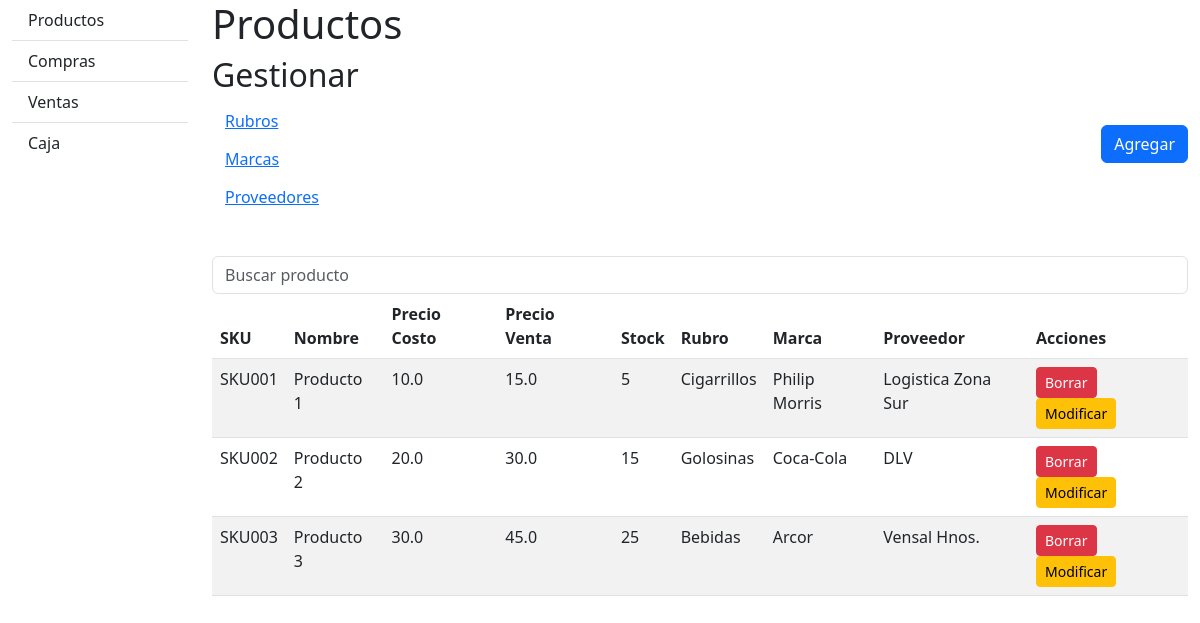
The app's page /productos, older data.
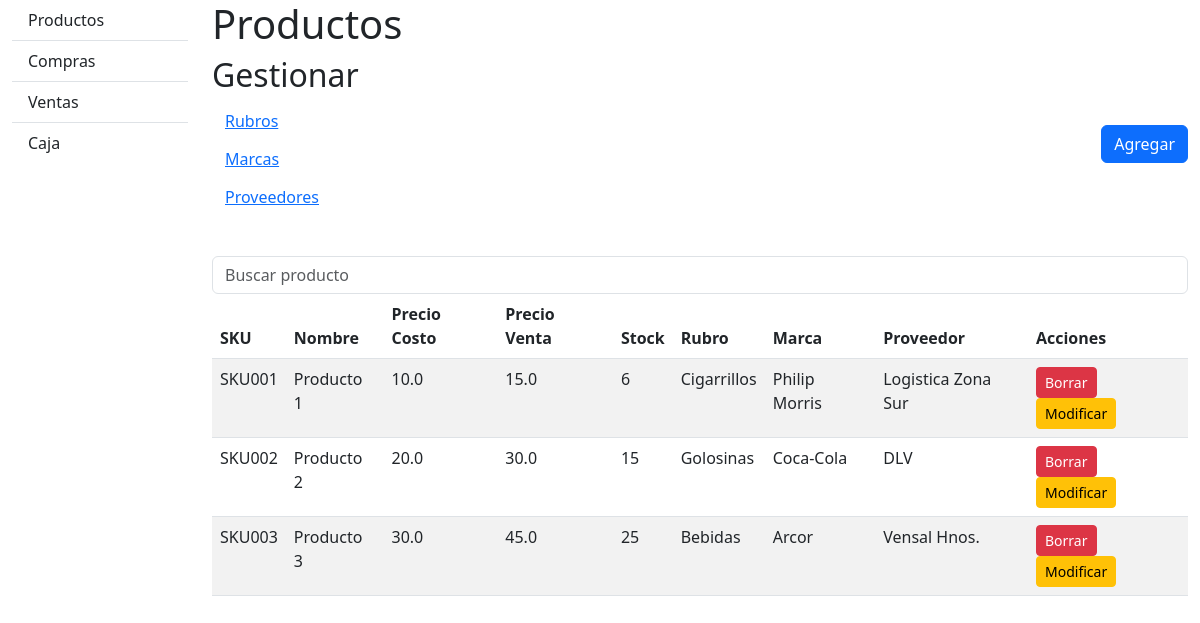
The same page, newer data.
### database_setup.py (models this page shows)
class Producto(Base):
    __tablename__ = 'Productos'
    id = Column(Integer, primary_key=True, autoincrement=True)
    sku = Column(String, nullable=False)
    nombre = Column(String, nullable=False)
    precio_costo = Column(Float, nullable=False)
    precio_venta = Column(Float, nullable=False)
    stock = Column(Integer, nullable=True, default=0)
    idrubro = Column(Integer, ForeignKey('Rubro.id'))
    idmarca = Column(Integer, ForeignKey('Marca.id'))
    idproveedor = Column(Integer, ForeignKey('Proveedor.id'))
    rubro = relationship('Rubro')
    marca = relationship('Marca')
    proveedor = relationship('Proveedor')
    detalles = relationship('DetalleCompra', back_populates='producto')

class Rubro(Base):
    __tablename__ = 'Rubro'
    id = Column(Integer, primary_key=True, autoincrement=True)
    nombre = Column(String, nullable=False)

class Marca(Base):
    __tablename__ = 'Marca'
    id = Column(Integer, primary_key=True, autoincrement=True)
    nombre = Column(String, nullable=False)

class Proveedor(Base):
    __tablename__ = 'Proveedor'
    id = Column(Integer, primary_key=True, autoincrement=True)
    nombre = Column(String, nullable=False)
    cuit = Column(String, nullable=True)
    compras = relationship('Compra', back_populates='proveedor')

### productos.py (the view)
@productos_bp.route('/productos')
def mostrar_productos():
    productos = session.query(Producto).all()
    return render_template('productos.html', productos=productos)

### templates/productos.html (shortened to what this page needs)
<!DOCTYPE html>
<html lang="en">
<head>
    <link href="https://cdn.jsdelivr.net/npm/bootstrap@5.3.0/dist/css/bootstrap.min.css" rel="stylesheet">
</head>
<body>
    <div class="container-fluid">
        <div class="row">
            <div class="col-md-2">
                {% include 'navbar.html' %}
            </div>
            <div class="col-md-10">
                <h1>Productos</h1>
                <div class="d-flex justify-content-between align-items-center mb-4">
                    <div>
                        <h2>Gestionar</h2>
                        <ul class="list-unstyled">
                            <li><a href="/productos/rubros" class="btn btn-link">Rubros</a></li>
                            <li><a href="/productos/marcas" class="btn btn-link">Marcas</a></li>
                            <li><a href="/productos/proveedores" class="btn btn-link">Proveedores</a></li>
                        </ul>
                    </div>
                    <div>
                        <button class="btn btn-primary" onclick="location.href='/productos/agregar'">Agregar</button>
                    </div>
                </div>
                <div>
                    <input type="text" class="form-control" placeholder="Buscar producto" id="buscarProducto" onkeyup="filtrarProductos()">
                </div>
                <table class="table table-striped">
                    <thead id="tablaEncabezado">
                        <tr>
                            <th>SKU</th>
                            <th>Nombre</th>
                            <th>Precio Costo</th>
                            <th>Precio Venta</th>
                            <th>Stock</th>
                            <th>Rubro</th>
                            <th>Marca</th>
                            <th>Proveedor</th>
                            <th>Acciones</th>
                        </tr>
                    </thead>
                    <tbody>
                        {% for producto in productos %}
                        <tr>
                            <td>{{ producto.sku }}</td>
                            <td>{{ producto.nombre }}</td>
                            <td>{{ producto.precio_costo }}</td>
                            <td>{{ producto.precio_venta }}</td>
                            <td>{{ producto.stock }}</td>
                            <td>{{ producto.rubro.nombre }}</td>
                            <td>{{ producto.marca.nombre }}</td>
                            <td>{{ producto.proveedor.nombre }}</td>
                            <td>
                                <form action="/productos/borrar" method="POST" style="display:inline;">
                                    <button type="submit" class="btn btn-danger btn-sm">Borrar</button>
                                </form>
                                <a href="/productos/modificar/{{ producto.id }}" class="btn btn-warning btn-sm">Modificar</a>
                            </td>
                        </tr>
                        {% endfor %}
                    </tbody>
                </table>
            </div>
        </div>
    </div>
</body>
</html>

Row changes from the older to the newer data that the page shows:
changed Producto "SKU001": stock "5" → "6"
